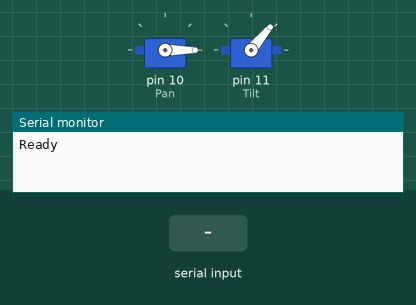
This sketch was run on a simulated Arduino Uno, built with avr-gcc and run on an emulated ATmega328P. On the bench: 2 × servo, the last lines printed to the serial monitor. The inputs (shaded band) are chosen by the test bench.

Above: at 1.2 s.
1.3 s: "w" received over Serial
At 1.9 s:
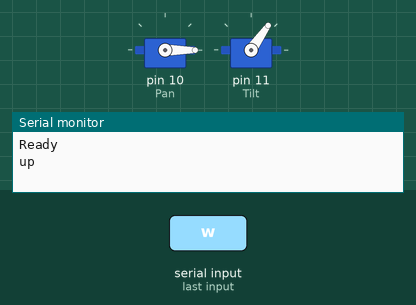
2.8 s: "w" received over Serial
At 3.1 s:
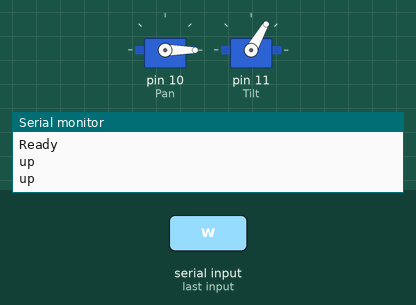
4.3 s: byte 32 (' ') received over Serial
At 5.5 s:
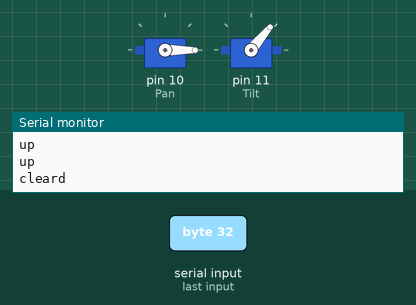
5.8 s: "s" received over Serial
At 6.7 s:
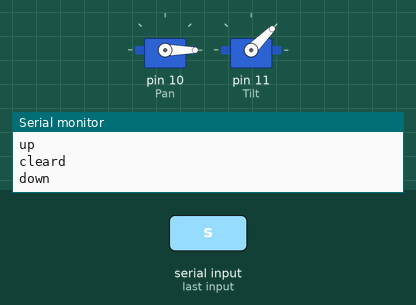
7.3 s: "a" received over Serial
At 7.9 s:
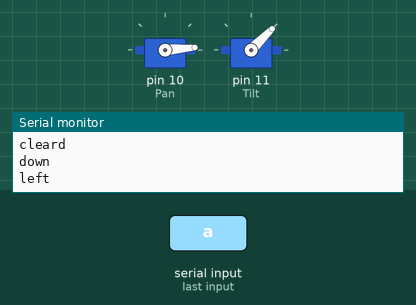
Timing chart, 0 to 9.8 s (numbered marks = the images above; inputs shaded):
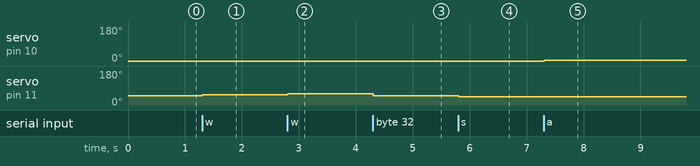

The sketch:

servo.ino
```cpp
#include <Servo.h>
Servo Pan, Tilt; // Define our Servo
int tv = 50, pv = 0;

void setup()
{
   Pan.attach(10);
   Pan.write(pv);
   Tilt.attach(11);
   Tilt.write(tv);

   Serial.begin(9600);
   Serial.println("Ready");

}

void loop()
{
  if (Serial.available()) {
    char c = Serial.read();

    switch (c) {
    case 'w':
      tv += 5;
      Serial.println("up");
      break;
    case 's':
      tv -= 5;
      Serial.println("down");
      break;
    case 'a':
      pv += 5;
      Serial.println("left");
      break;
    case 'd':
      pv -= 5;
      Serial.println("right");
      break;
    case ' ':
      tv = 50;
      pv = 0;
      Serial.println("cleard");
      break;
    default:
      break;
    }

    Tilt.write(tv);
    Pan.write(pv);
  }
  delay(20);
}
```

Measured:
- after the input at 1.3 s, servo on pin 11 (Tilt): 50° → 55° at once
- after the input at 2.8 s, servo on pin 11 (Tilt): 55° → 60° at once
- after the input at 4.3 s, servo on pin 11 (Tilt): 60° → 50° at once
- after the input at 5.8 s, servo on pin 11 (Tilt): 50° → 45° at once
- after the input at 7.3 s, servo on pin 10 (Pan): 0° → 5° at once
